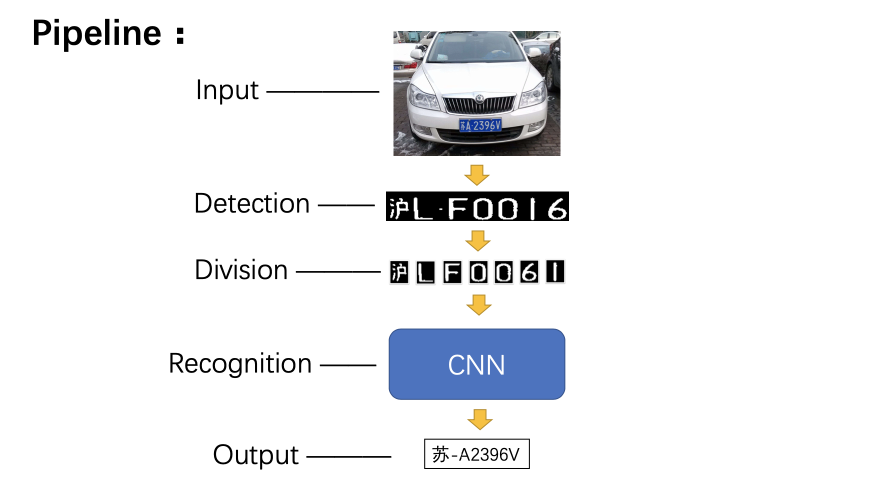
#> input picture src/0.png, 1760 x 996 px (shown at 1/2 size)
$ python -i License_plate.py   (imports and definitions only)
#> lines starting #> are read from the running program, lines starting #| are printed output that depends on the picture; after the words box and inside, x2 and y2 are one past the last pixel; in counts of white or black regions, pixels touching at a corner belong together
#> further down, picture is the input picture: shape (996, 1760, 3); mean B, G, R 240.5, 238.5, 237.4
import cv2
import numpy as np

# img = cv2.imread("plate/test5.png")
# img = cv2.resize(img, (600, 400))


def preprocessing(img): #图片预处理
    shape = img.shape
#> shape = (996, 1760, 3)
    img_Gas = cv2.GaussianBlur(img, (5, 5), 0)
    img_B = cv2.split(img_Gas)[0]
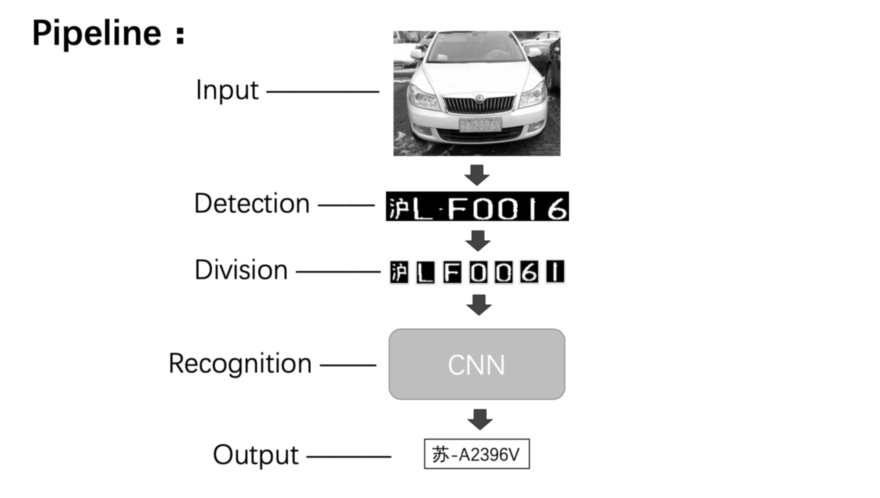
#> img_B: shape (996, 1760) (shown at 1/2 size); min 0, max 255, mean 240.5
    img_G = cv2.split(img_Gas)[1]
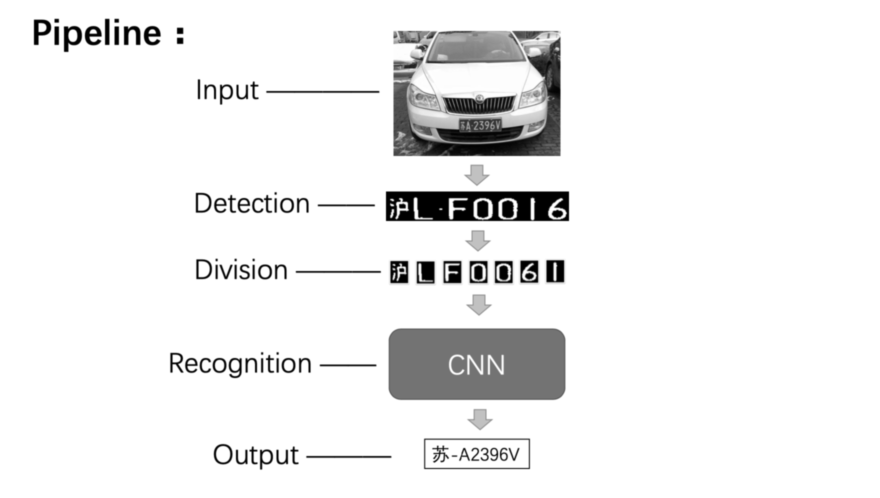
#> img_G: shape (996, 1760) (shown at 1/2 size); min 0, max 255, mean 238.5
    img_R = cv2.split(img_Gas)[2]
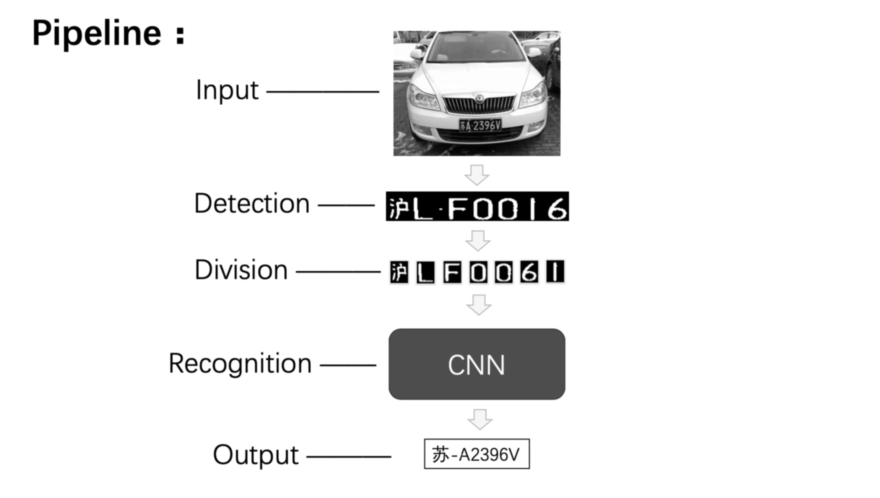
#> img_R: shape (996, 1760) (shown at 1/2 size); min 0, max 255, mean 237.4
    img_gray = cv2.cvtColor(img, cv2.COLOR_BGR2GRAY)
    img_HSV = cv2.cvtColor(img_Gas, cv2.COLOR_BGR2HSV)
#> img_HSV: shape (996, 1760, 3); mean H, S, V 7.4, 6, 241
    for i in range(shape[0]):
        for j in range(shape[1]):
            if (img_HSV[:, :, 1][i, j]>100) and (img_B[i, j] > 70) and (img_R[i,j]<55):
                img_gray[i, j] = 255
            else:
                img_gray[i, j] = 0
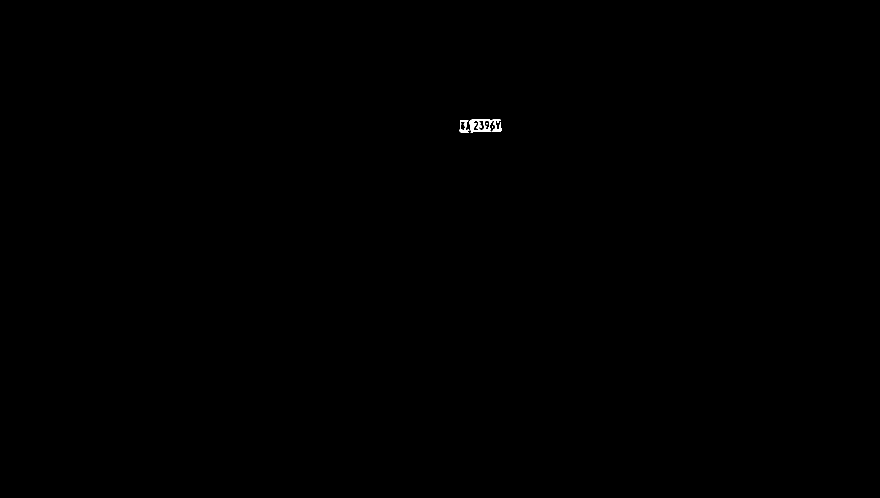
#> img_gray: shape (996, 1760) (shown at 1/2 size); 0.07% white; 4 white regions (2 under 20 px), largest, box (x1, y1, x2, y2) and area: (938, 238, 1003, 265) 942, (919, 240, 939, 265) 249


    kernel1 = np.ones((3, 3))
    kernel2 = np.ones((5, 5))
    img_gray = cv2.GaussianBlur(img_gray, (5, 5), 0)  # 高斯平滑
    erosion = cv2.erode(img_gray, kernel1, iterations=1)  # 腐蚀操作，去除边缘噪点
    dilate = cv2.dilate(erosion, kernel1, iterations=5)  # 膨胀操作，使图形更加圆润
    close = cv2.morphologyEx(dilate, cv2.MORPH_CLOSE, kernel2)  # 封闭运算去除空腔
    ret, img_finish = cv2.threshold(close, 127, 255, cv2.THRESH_BINARY)  # 再次二值化
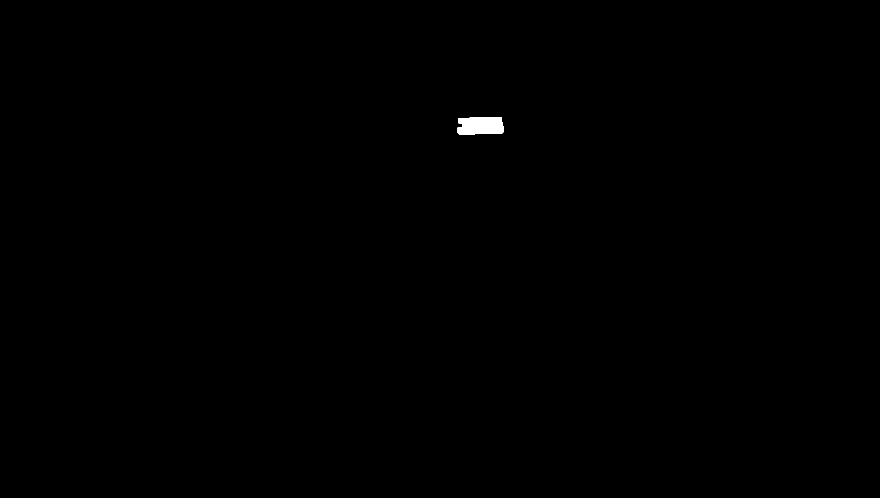
#> img_finish: shape (996, 1760) (shown at 1/2 size); 0.17% white; 1 white region, box (x1, y1, x2, y2) and area: (915, 234, 1007, 269) 2904

    cv2.imshow("Image", img_finish)
    cv2.namedWindow("Image")
    cv2.waitKey(0)
    cv2.destroyAllWindows()
    return img_finish


# [50 lines left out: functions getposition, getnum, not called in this run]


# [13 lines of commented-out code are left out]

>>> import cv2
>>> picture = cv2.imread('src/0.png')
>>> result = preprocessing(picture)

$ run again, on src/1.png
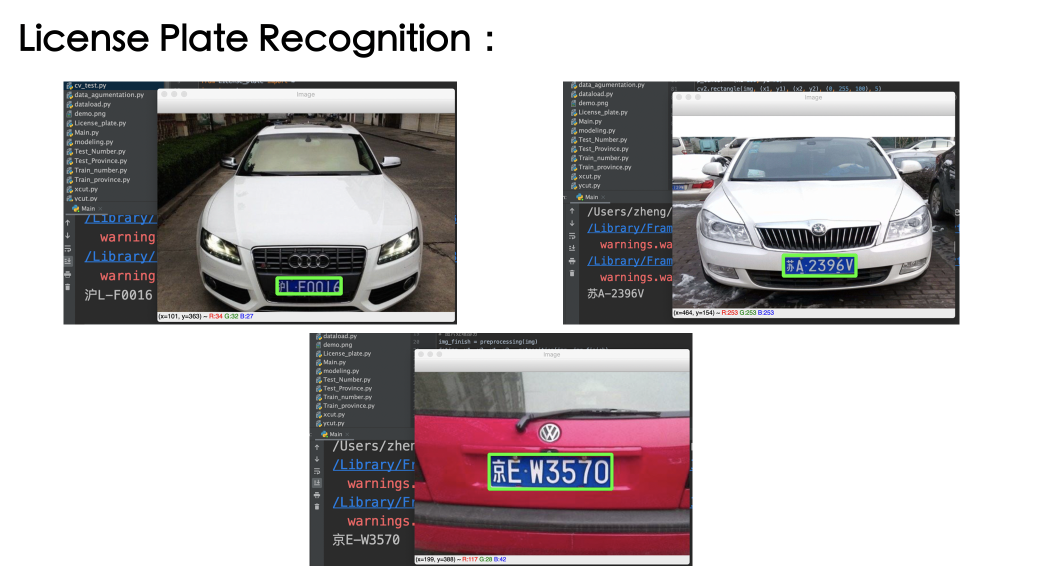
#> input picture src/1.png, 2088 x 1168 px (shown at 1/2 size)
#> picture is the input picture: shape (1168, 2088, 3); mean B, G, R 188.1, 186.9, 191.3
#> img_HSV: shape (1168, 2088, 3); mean H, S, V 32.6, 19.6, 194.3
#> after the loop in preprocessing, `for i in range(shape[0]):`:
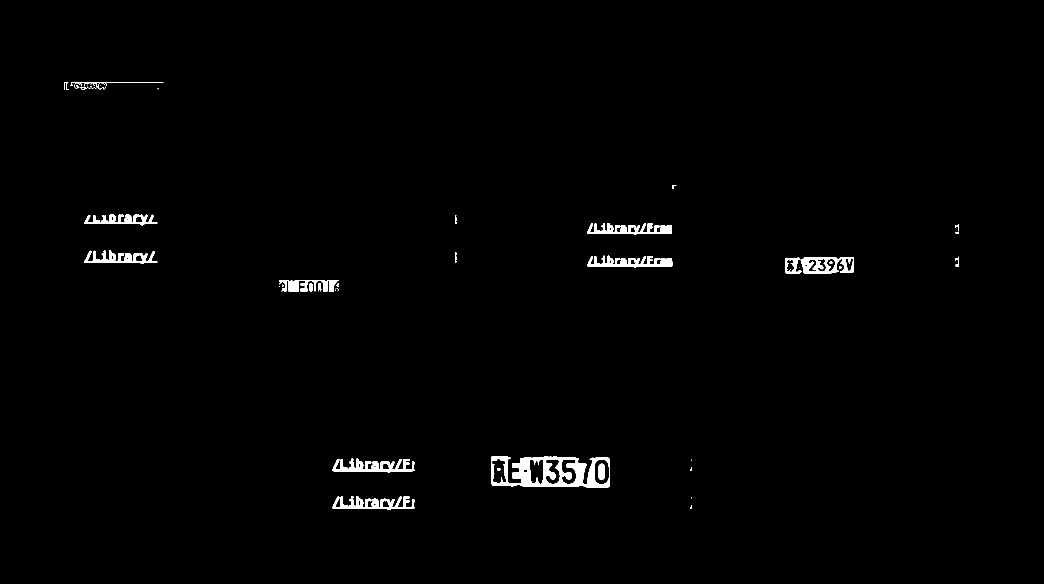
#> img_gray: shape (1168, 2088) (shown at 1/2 size); 1% white; 49 white regions (18 under 20 px), largest, box (x1, y1, x2, y2) and area: (982, 912, 1220, 975) 7464, (665, 917, 830, 945) 2255, (665, 992, 829, 1020) 2254
#> in preprocessing, `ret, img_finish = cv2.threshold(close, 127, 255, cv2.THRESH_BINARY)`:
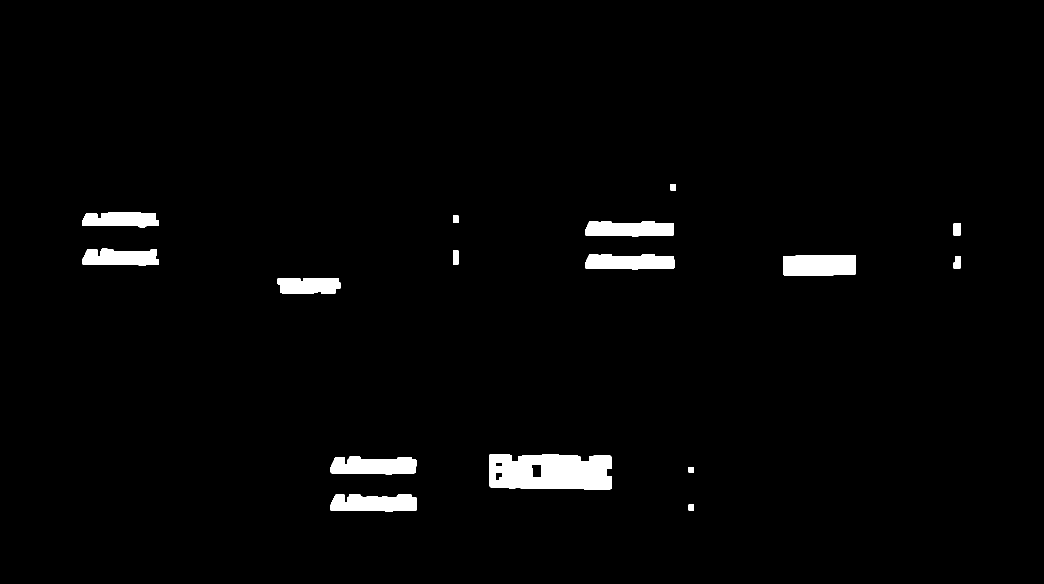
#> img_finish: shape (1168, 2088) (shown at 1/2 size); 2.2% white; 16 white regions, largest, box (x1, y1, x2, y2) and area: (978, 908, 1224, 979) 15425, (1566, 510, 1712, 552) 5823, (661, 988, 833, 1024) 5154
